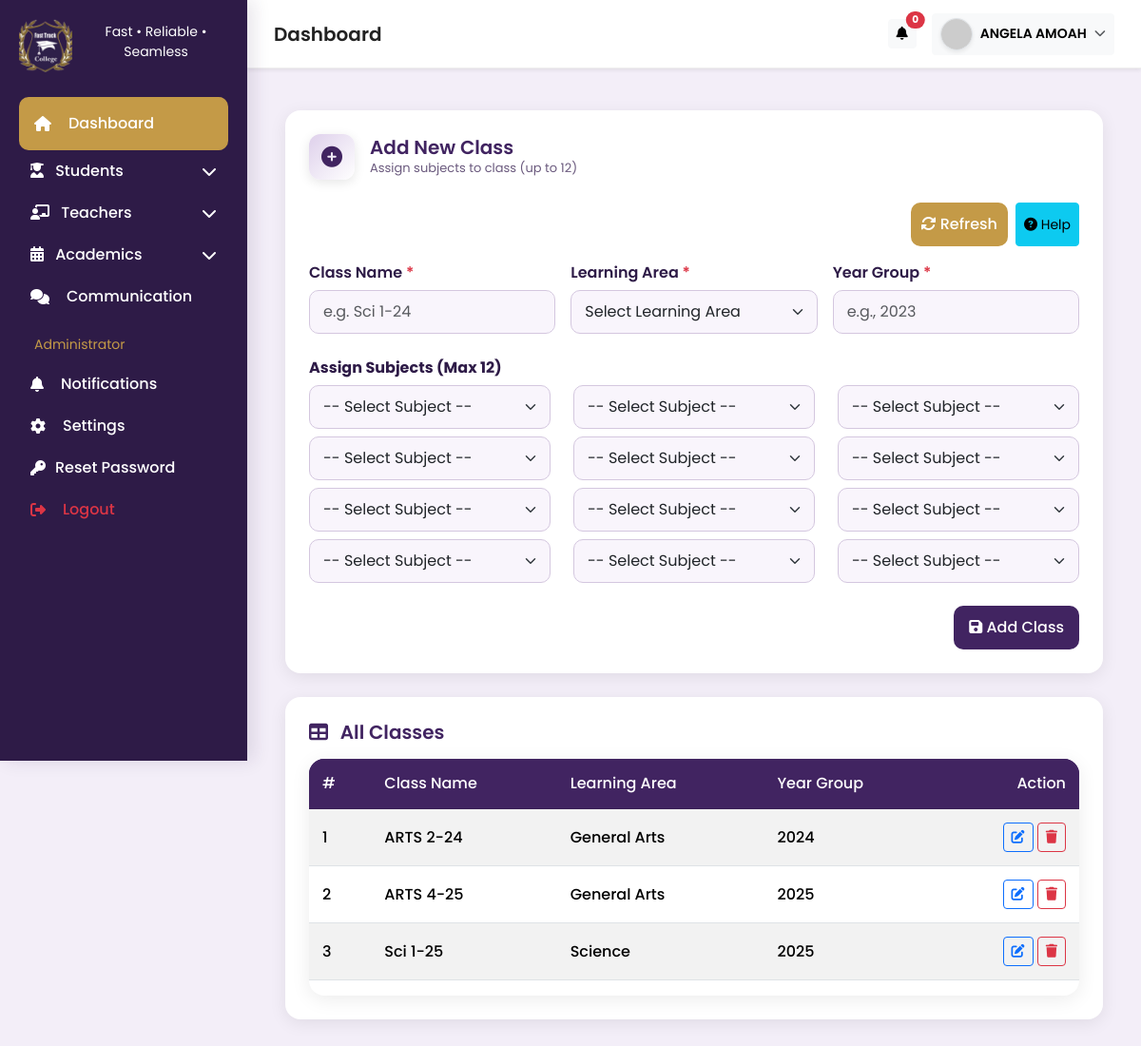
/pages/add_class.php (signed in), run on the app's committed database.
### tables this page shows
CREATE TABLE `classes` (
  `id` int(11) NOT NULL,
  `class_name` varchar(50) NOT NULL,
  `learning_area` varchar(25) NOT NULL,
  `year_group` int(5) NOT NULL,
  `created_at` timestamp NOT NULL DEFAULT current_timestamp()
);

### pages/add_class.php (the view, shortened to what this page needs)
<?php
include '../includes/db_connection.php';
$classes = $pdo->query("SELECT * FROM classes ORDER BY class_name ASC")->fetchAll(PDO::FETCH_ASSOC);
?>
<!DOCTYPE html>
<html lang="en">
<head>
    <link href="https://cdn.jsdelivr.net/npm/bootstrap@5.3.2/dist/css/bootstrap.min.css" rel="stylesheet">
    <link href="https://cdnjs.cloudflare.com/ajax/libs/font-awesome/6.5.0/css/all.min.css" rel="stylesheet">
    <link href="../assets/css/styles.css" rel="stylesheet">
</head>
<body>
    <?php
if ($_SESSION['user_role'] === 'Super_Admin') {
    include '../includes/super_admin_sidebar.php';
} elseif ($_SESSION['user_role'] === 'Administrator') {
    include '../includes/administrator_sidebar.php';
}
?>
    <?php include '../includes/topbar.php'; ?>
    <main class="main" id="main">
        <div class="container-fluid mt-3">
            <div class="form-card">
                <div class="d-flex align-items-center mb-4">
                    <div
                        style="width:48px;height:48px;border-radius:12px;background:linear-gradient(135deg,#ded0eb,#ffffff);display:flex;align-items:center;justify-content:center;box-shadow:0 3px 12px rgba(0,0,0,0.1);">
                        <i class="fas fa-plus-circle" style="color:var(--main-color); font-size:22px;"></i>
                    </div>
                    <div class="ms-3">
                        <h4 class="title-h mb-0">Add New Class</h4>
                        <div class="subtitle">Assign subjects to class (up to 12)</div>
                    </div>
                </div>
                <form action="../handlers/process_add_class.php" method="POST">
                    <div class="row g-3 mb-3">
                        <div class="col d-flex justify-content-end gap-2">
                            <button type="button" id="refreshBtn" class="btn btn-primary">
                                <i class="fas fa-rotate"></i> Refresh
                            </button>
                            <button type="button" class="btn btn-sm btn-info" data-bs-toggle="modal"
                                data-bs-target="#helpModal">
                                <i class="fas fa-question-circle"></i> Help
                            </button>
                        </div>
                    </div>
                    <div class="row g-3">
                        <div class="col-md-4">
                            <label class="form-label">Class Name <span class="text-danger">*</span></label>
                            <input type="text" name="class_name" class="form-control" placeholder="e.g. Sci 1-24"
                                required>
                        </div>
                        <div class="col-md-4">
                            <label class="form-label">Learning Area <span class="text-danger">*</span></label>
                            <select name="learning_area" class="form-select" required>
                                <option value="">Select Learning Area</option>
                            </select>
                        </div>
                        <div class="col-md-4">
                            <label class="form-label">Year Group <span class="text-danger">*</span></label>
                            <input type="number" name="year_group" class="form-control" placeholder="e.g., 2023"
                                required min="1900" max="2100">
                        </div>
                    </div>
                    <div class="mt-4">
                        <label class="form-label fw-bold">Assign Subjects (Max 12)</label>
                        <div class="row">
                            <?php for ($i = 1; $i <= 12; $i++): ?>
                            <div class="col-md-4 mb-2">
                                <select name="subject_<?php echo $i; ?>" class="form-select subject-select">
                                    <option value="">-- Select Subject --</option>
                                </select>
                            </div>
                            <?php endfor; ?>
                        </div>
                    </div>
                    <div class="text-end mt-3">
                        <button type="submit" class="btn btn-primary btn-md">
                            <i class="fas fa-save"></i> Add Class
                        </button>
                    </div>
                </form>
            </div>
            <div class="form-card">
                <h4 class="title-h mb-3"><i class="fas fa-table me-2"></i> All Classes</h4>
                <div class="table-card table-responsive">
                    <table class="table table-striped align-middle">
                        <thead>
                            <tr>
                                <th>#</th>
                                <th>Class Name</th>
                                <th>Learning Area</th>
                                <th>Year Group</th>
                                <th class="text-end">Action</th>
                            </tr>
                        </thead>
                        <tbody>
                            <?php if($classes): $i=1; foreach($classes as $class): ?>
                            <tr>
                                <td><?= $i++ ?></td>
                                <td><?= htmlspecialchars($class['class_name']) ?></td>
                                <td><?= htmlspecialchars($class['learning_area']) ?></td>
                                <td><?= htmlspecialchars($class['year_group']) ?></td>
                                <td class="text-end">
                                    <a href="edit_class.php?id=<?= $class['id'] ?>"
                                        class="btn btn-sm btn-outline-primary"><i class="fas fa-edit"></i></a>
                                    <a href="../handlers/delete_class.php?id=<?= $class['id'] ?>"
                                        class="btn btn-sm btn-outline-danger delete-btn"
                                        data-class-name="<?= htmlspecialchars($class['class_name']) ?>">
                                        <i class="fas fa-trash"></i>
                                    </a>
                                </td>
                            </tr>
                            <?php endforeach; else: ?>
                            <tr>
                                <td colspan="5" class="text-center text-muted">No classes found</td>
                            </tr>
                            <?php endif; ?>
                        </tbody>
                    </table>
                </div>
            </div>
        </div>
    </main>
</body>
</html>

### Assets/css/styles.css (style rules this page uses)
:root { --primary-dark: #2e1b47; --primary-500: #412461; --accent: #c49a47; --muted: #6b6b6b; --surface: #ffffff; --soft: #faf9fc; --glass: rgba(142, 106, 181, 0.08); --card-radius: 12px; }
html, body { height: 100%; }
body { font-family: "Poppins", sans-serif; background: linear-gradient(180deg, #f6f7fb 0%, #fff 100%); color: #222; margin: 0; -webkit-font-smoothing: antialiased; -moz-osx-font-smoothing: grayscale; }
.main { margin-left: 260px; padding: 28px; transition: margin-left 0.35s ease; min-height: calc(100vh - 72px); }
.form-card { background: var(--surface); border-radius: 14px; padding: 28px; box-shadow: 0 8px 30px rgba(49, 37, 88, 0.06), 0 2px 6px rgba(0, 0, 0, 0.03); transition: all 0.28s ease; }
.form-label { color: var(--primary-dark); font-weight: 600; margin-bottom: 6px; display: block; }

### pages/add_class.php (style rules this page uses)
:root { --main-color: #412461; --light-bg: #f3eef8; --card-bg: #ffffff; }
body { font-family: "Poppins", sans-serif; background: var(--light-bg); }
.form-card { background: var(--card-bg); border-radius: 16px; padding: 25px; box-shadow: 0 4px 18px rgba(0, 0, 0, 0.08); margin-bottom: 25px; }
.title-h { font-weight: 600; color: var(--main-color); font-size: 20px; }
.subtitle { font-size: 13px; color: #6b5a7e; }
.subject-select, .form-select, .form-control { border-radius: 10px; padding: 10px 14px; border: 1px solid #d4c7df !important; background-color: #f9f5fc !important; transition: all 0.25s ease-in-out; }
.btn-primary { background: var(--main-color) !important; border: none; border-radius: 10px; padding: 11px 16px; font-weight: 500; }
#refreshBtn { background: #c49a47 !important; border-radius: 10px; border: none; padding: 11px; font-weight: 500; }
.table-card { border-radius: 16px; background: #fff; overflow: hidden; box-shadow: 0 4px 20px rgba(0, 0, 0, 0.08); }
.table.table thead, .table.table thead th { background-color: var(--main-color) !important; color: #fff !important; border-color: rgba(0, 0, 0, 0.1) !important; }
.table th, .table td { padding: 14px; vertical-align: middle; font-weight: 500; }

### data on the page
classes: class_name "ARTS 2-24", learning_area "General Arts", year_group "2024"
classes: class_name "ARTS 4-25", learning_area "General Arts", year_group "2025"
classes: class_name "Sci 1-25", learning_area "Science", year_group "2025"

### other printed values
$total_notifications "0"
$user_name "ANGELA AMOAH"
